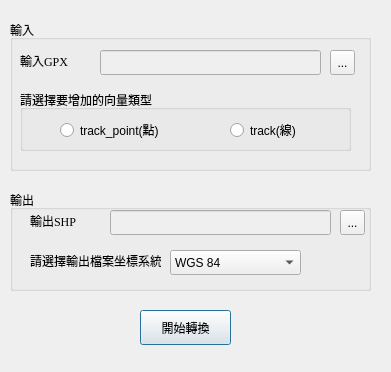
<?xml version="1.0" encoding="UTF-8"?>
<ui version="4.0">
 <class>Dialog</class>
 <widget class="QDialog" name="Dialog">
  <property name="geometry">
   <rect>
    <x>0</x>
    <y>0</y>
    <width>391</width>
    <height>372</height>
   </rect>
  </property>
  <property name="windowTitle">
   <string>GPX to shapefile</string>
  </property>
  <widget class="QPushButton" name="pushButton">
   <property name="geometry">
    <rect>
     <x>140</x>
     <y>310</y>
     <width>91</width>
     <height>35</height>
    </rect>
   </property>
   <property name="text">
    <string>開始轉換</string>
   </property>
  </widget>
  <widget class="QGroupBox" name="groupBox_4">
   <property name="geometry">
    <rect>
     <x>10</x>
     <y>20</y>
     <width>361</width>
     <height>151</height>
    </rect>
   </property>
   <property name="title">
    <string>輸入</string>
   </property>
   <widget class="QGroupBox" name="groupBox_3">
    <property name="geometry">
     <rect>
      <x>10</x>
      <y>70</y>
      <width>331</width>
      <height>61</height>
     </rect>
    </property>
    <property name="title">
     <string>請選擇要增加的向量類型</string>
    </property>
    <widget class="QRadioButton" name="radioButton_5">
     <property name="geometry">
      <rect>
       <x>210</x>
       <y>30</y>
       <width>81</width>
       <height>20</height>
      </rect>
     </property>
     <property name="text">
      <string>track(線)</string>
     </property>
    </widget>
    <widget class="QRadioButton" name="radioButton_3">
     <property name="geometry">
      <rect>
       <x>40</x>
       <y>30</y>
       <width>111</width>
       <height>20</height>
      </rect>
     </property>
     <property name="text">
      <string>track_point(點)</string>
     </property>
    </widget>
   </widget>
   <widget class="QLabel" name="label">
    <property name="geometry">
     <rect>
      <x>10</x>
      <y>30</y>
      <width>71</width>
      <height>21</height>
     </rect>
    </property>
    <property name="font">
     <font>
      <family>Times New Roman</family>
      <pointsize>9</pointsize>
     </font>
    </property>
    <property name="text">
     <string>輸入GPX</string>
    </property>
   </widget>
   <widget class="QLineEdit" name="lineEdit">
    <property name="enabled">
     <bool>false</bool>
    </property>
    <property name="geometry">
     <rect>
      <x>90</x>
      <y>30</y>
      <width>221</width>
      <height>25</height>
     </rect>
    </property>
   </widget>
   <widget class="QToolButton" name="toolButton">
    <property name="geometry">
     <rect>
      <x>320</x>
      <y>30</y>
      <width>25</width>
      <height>25</height>
     </rect>
    </property>
    <property name="text">
     <string>...</string>
    </property>
   </widget>
  </widget>
  <widget class="QGroupBox" name="groupBox_5">
   <property name="geometry">
    <rect>
     <x>10</x>
     <y>190</y>
     <width>361</width>
     <height>101</height>
    </rect>
   </property>
   <property name="title">
    <string>輸出</string>
   </property>
   <widget class="QComboBox" name="comboBox">
    <property name="geometry">
     <rect>
      <x>160</x>
      <y>60</y>
      <width>131</width>
      <height>25</height>
     </rect>
    </property>
    <item>
     <property name="text">
      <string>WGS 84</string>
     </property>
    </item>
    <item>
     <property name="text">
      <string>TWD 97</string>
     </property>
    </item>
   </widget>
   <widget class="QLabel" name="label_3">
    <property name="geometry">
     <rect>
      <x>20</x>
      <y>60</y>
      <width>131</width>
      <height>21</height>
     </rect>
    </property>
    <property name="font">
     <font>
      <family>Times New Roman</family>
      <pointsize>9</pointsize>
     </font>
    </property>
    <property name="text">
     <string>請選擇輸出檔案坐標系統</string>
    </property>
   </widget>
   <widget class="QLabel" name="label_2">
    <property name="geometry">
     <rect>
      <x>20</x>
      <y>20</y>
      <width>71</width>
      <height>21</height>
     </rect>
    </property>
    <property name="font">
     <font>
      <family>Times New Roman</family>
      <pointsize>9</pointsize>
     </font>
    </property>
    <property name="text">
     <string>輸出SHP</string>
    </property>
   </widget>
   <widget class="QLineEdit" name="lineEdit_2">
    <property name="enabled">
     <bool>false</bool>
    </property>
    <property name="geometry">
     <rect>
      <x>100</x>
      <y>20</y>
      <width>221</width>
      <height>25</height>
     </rect>
    </property>
   </widget>
   <widget class="QToolButton" name="toolButton_2">
    <property name="geometry">
     <rect>
      <x>330</x>
      <y>20</y>
      <width>25</width>
      <height>25</height>
     </rect>
    </property>
    <property name="text">
     <string>...</string>
    </property>
   </widget>
  </widget>
 </widget>
 <resources/>
 <connections/>
</ui>
